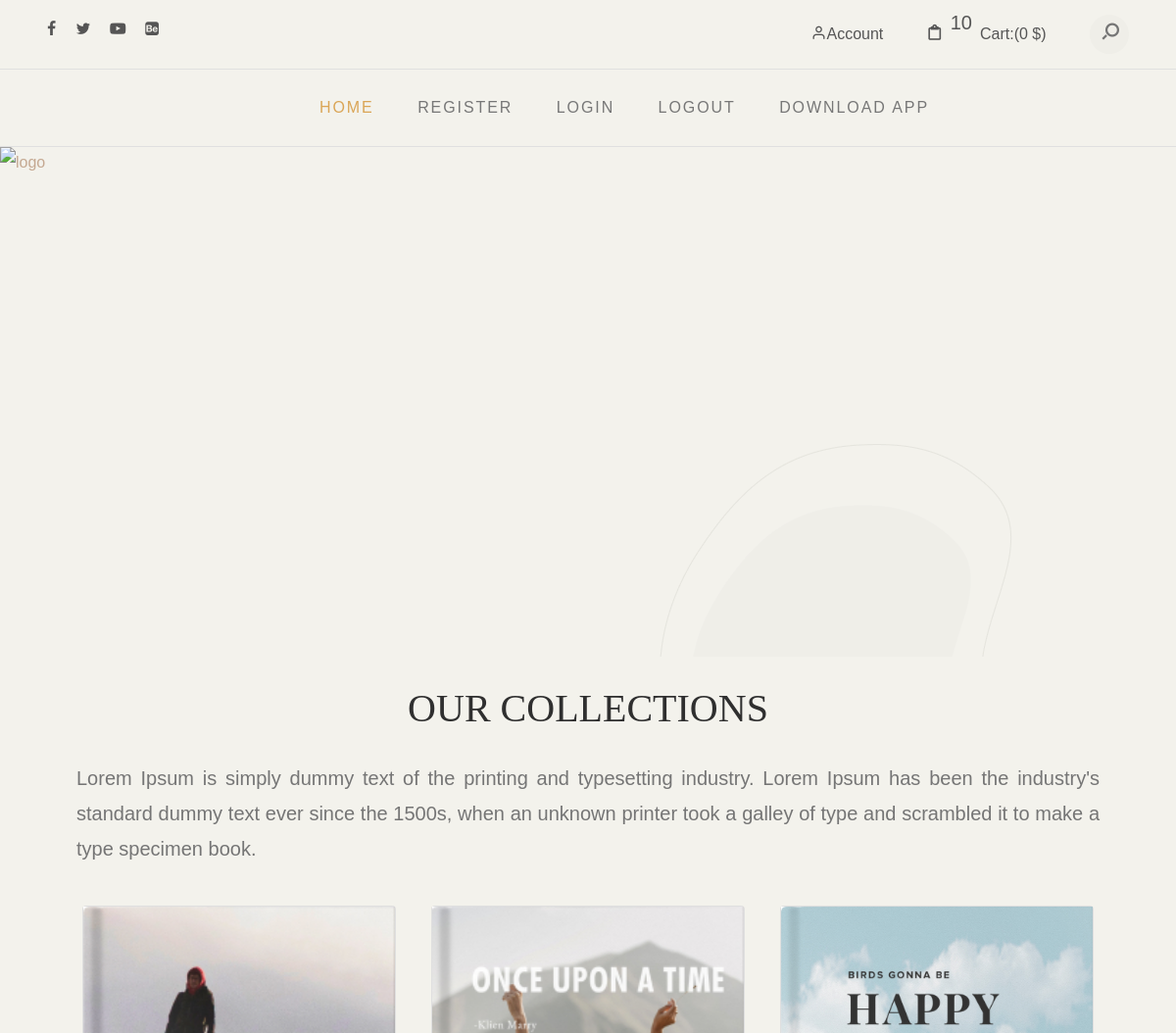
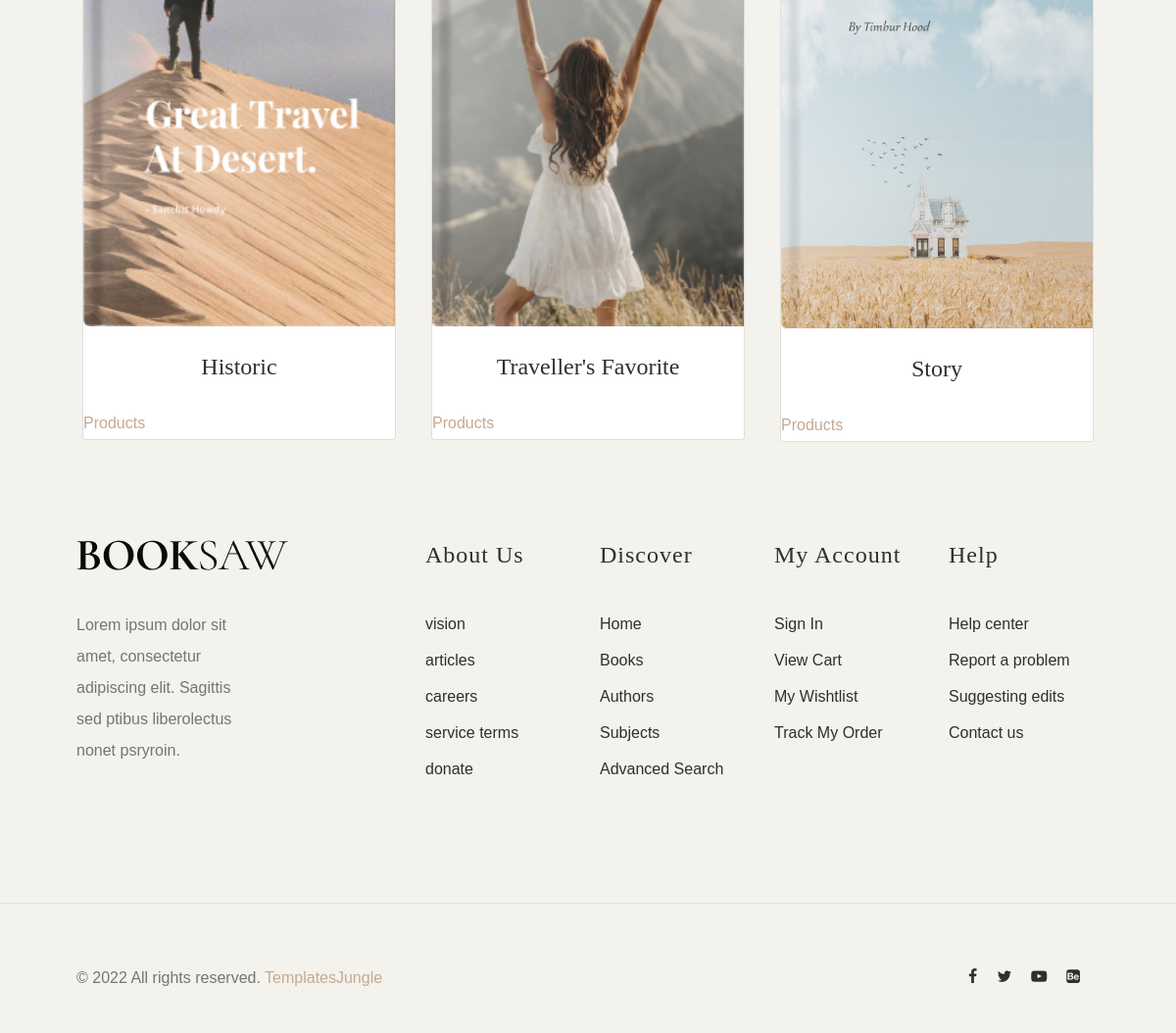
Screenshot of / (signed in) with the database file from the repository (2 pictures, top to bottom).
### shop/models.py (models this page shows, shortened)
class Category(models.Model):
    name = models.CharField(max_length=20)
    description = models.TextField()
    image=models.ImageField(upload_to='image')

### shop/views.py (the view)
# urls.py: path('',views.categories,name="categories"),
def categories(request):
    c = Category.objects.all()
    context = {'cat': c}
    return render(request,'categories.html',context)

### cart/context_processors.py (called while the page is built)
def count_items(request):
    u=request.user
    count =0
    if request.user.is_authenticated:
        try:
             c=Cart.objects.filter(user=u)
             for i in c:
                 count+=i.quantity
        except:
            count=0
    return {'count':count}

### templates/categories.html
<!DOCTYPE html>
{% extends 'base.html' %}
{% load static %}
{% block content %}
<div class="container mt-3" style="margin-bottom:100px;">
    <h1 class="text-center">OUR COLLECTIONS</h1>
    <p style="text-align:justify;line-height:1.8;font-size:20px;">
        Lorem Ipsum is simply dummy text of the printing and typesetting industry. Lorem Ipsum has been the
        industry's standard dummy text ever since the 1500s, when an unknown printer
        took a galley of type and scrambled it to make a type specimen book.
    </p>
    <div class="row">
        {% for i in cat %}
    <div class="col-lg-4 col-md-6">
        <div class="single-latest-news card mx-auto" style="width:20rem;">
            <a href="{% url 'shop:products_by_category' i.id %}"><img src="{{ i.image.url }}" height="200px" width="100%"></a>
            <div class="news-text-box">
                <h2 class="text-center">{{ i.name }}</h2>
                <a href="{% url 'shop:products' %}" class="read-more-btn">Products</a>
            </div>
        </div>
    </div>
{% endfor %}
    </div>
</div>
{% endblock %}

### static/css/style.css (style rules this page uses)
:root { --header-height: 160px; --header-height-min: 80px; }
:root { --accent-color: #C5A992; --secondary-color: #C5A992; --dark-color: #2f2f2f; --light-color: #F3F2EC; --body-text-color: #757575; --light-text-color: #afafaf; --dark-text-color: #2f2f2f; }
:root { --body-font: "Raleway", sans-serif; --heading-font: "Prata", Georgia, serif; --secondary-font: "Playfair Display", Georgia, serif; }
:root, [data-bs-theme=light] { --heading-font: "Prata", Georgia, serif; --heading-font-weight: 400; --heading-color: var(--bs-dark); --heading-line-height: 1.1; --swiper-theme-color: var(--bs-primary); --custom-easing: cubic-bezier(.17, .67, .83, .67); --bs-body-font-family: "Raleway", arial, sans-serif; --bs-body-font-size: 0.9rem; --bs-body-font-weight: 400; --bs-body-line-height: 1.7; --bs-body-color: #333; --bs-body-color-rgb: 51, 51, 51; --bs-primary: #C5A992; --bs-primary-dark: #C5A992; --bs-secondary: #C5A992; --bs-black: #111; --bs-light: #F1F1F0; --bs-dark: #212529; --bs-gray: #949494; --bs-gray-dark: #51565b; --bs-primary-rgb: 169, 128, 115; --bs-secondary-rgb: 253, 238, 233; --bs-black-rgb: 17, 17, 17; --bs-light-rgb: 241, 241, 240; --bs-dark-rgb: 33, 37, 41; --bs-link-color: var(--bs-dark); --bs-link-color-rgb: 17, 17, 17; --bs-link-decoration: underline; --bs-link-hover-color: var(--bs-primary); --bs-link-hover-color-rgb: 169, 128, 115; }
.container, .container-fluid, .container-lg, .container-md, .container-sm, .container-xl, .container-xxl { --bs-gutter-x: 2.5rem; }
h1, h2, h3, h4, h5, h6 { color: var(--heading-color); }
a { text-decoration: none; transition: all 0.3s ease-out; }
.container, .container-fluid, .container-lg, .container-md, .container-sm, .container-xl, .container-xxl { --bs-gutter-x: 3rem; }
*, *::before, *::after { -webkit-box-sizing: border-box; -moz-box-sizing: border-box; box-sizing: border-box; }
html { box-sizing: border-box; }
body { font-family: var(--body-font); font-size: 16px; line-height: 2; color: var(--body-text-color); background-color: var(--light-color); }
a { color: var(--accent-color); transition: 0.3s color ease-out; }
img { display: inline-block; border: 0; max-width: 100%; height: auto; vertical-align: middle; }
h1, .h1, h2, .h2, h3, .h3, h4, .h4, h5, .h5, h6, .h6 { font-family: var(--heading-font); line-height: 1.2; color: var(--dark-color); }
h1, h2, h3 { margin: 25px 0; text-transform: capitalize; }
h1, .h1 { font-size: 2.5em; line-height: 1.4; }
h2, .h2 { font-size: 1.5em; line-height: 1.4; }
p { margin: 0 0 20px 0; }
::placeholder { color: #999; }
.container::after, .row::after, .clearfix::after { display: block; clear: both; content: ""; }
.text-center { text-align: center; }
pre, blockquote, dl, figure, table, p, ul, ol, form { margin-bottom: 2.5rem; }

### rows the page displays
Category: image (picture), name "Historic"
Category: image (picture), name "Traveller's Favorite"
Category: image (picture), name "Story"

### other values shown
{{ count }} "10"
